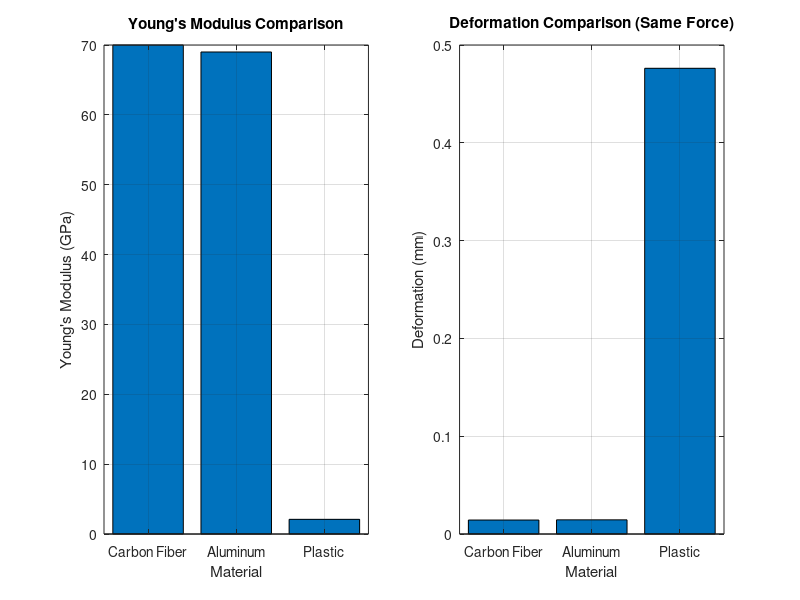
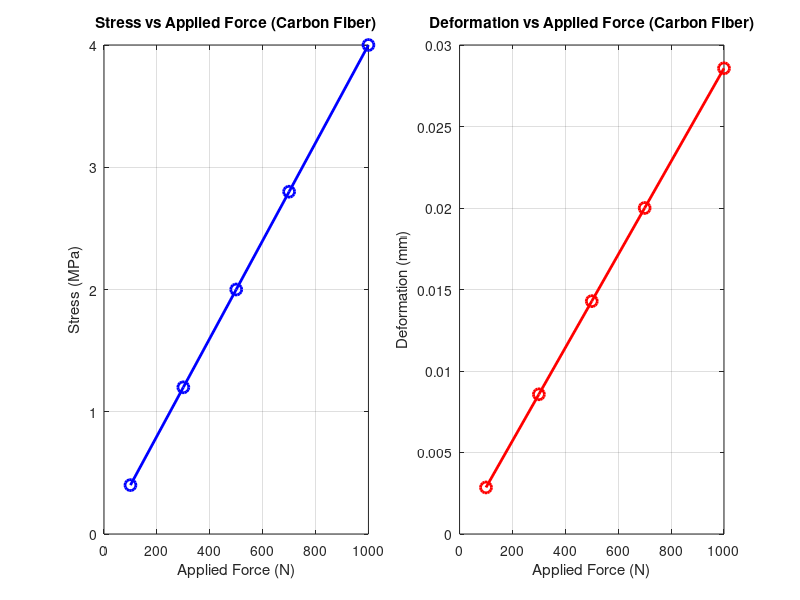
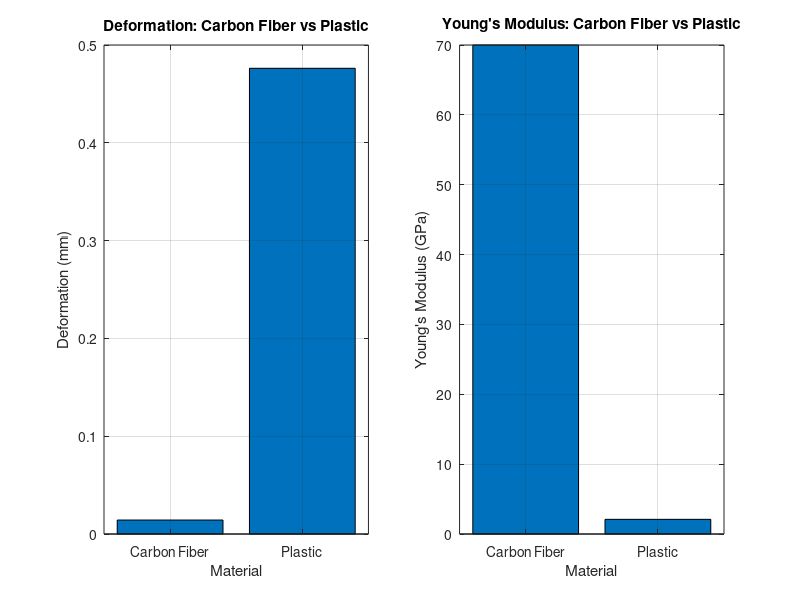
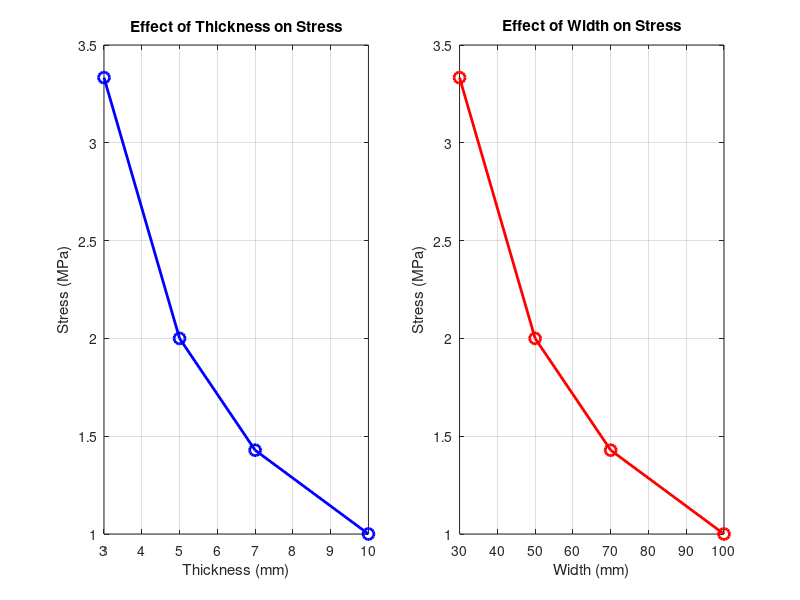

MATLAB code to generate these figures, in order:
% Enhanced MATLAB Script for Material Properties Simulation
% This script answers all analysis questions systematically

clc; clear; close all;

%% Material Properties Definition
% Carbon Fiber
density_carbon = 1600; % kg/m^3
youngs_modulus_carbon = 70e9; % Pa
tensile_strength_carbon = 500e6; % Pa

% Aluminum
density_aluminum = 2700; % kg/m^3
youngs_modulus_aluminum = 69e9; % Pa
tensile_strength_aluminum = 310e6; % Pa

% Plastic (ABS)
density_plastic = 1020; % kg/m^3
youngs_modulus_plastic = 2.1e9; % Pa
tensile_strength_plastic = 40e6; % Pa

%% Base Configuration
length_base = 0.5; % meters
width_base = 0.05; % meters
thickness_base = 0.005; % meters
force_base = 500; % N

% ========================================================================
%% QUESTION 1: Effect of Young's Modulus on Deformation
% ========================================================================
fprintf('=== QUESTION 1: Effect of Young''s Modulus on Deformation ===\n\n');

materials = {'Carbon Fiber', 'Aluminum', 'Plastic'};
youngs_moduli = [youngs_modulus_carbon, youngs_modulus_aluminum, youngs_modulus_plastic];
tensile_strengths = [tensile_strength_carbon, tensile_strength_aluminum, tensile_strength_plastic];

cross_section_area = width_base * thickness_base;
stress_q1 = force_base / cross_section_area;

deformations_q1 = zeros(1, 3);

for i = 1:3
    strain = stress_q1 / youngs_moduli(i);
    deformations_q1(i) = strain * length_base;
    fprintf('%s:\n', materials{i});
    fprintf('  Young''s Modulus: %.2e Pa\n', youngs_moduli(i));
    fprintf('  Stress: %.2e Pa\n', stress_q1);
    fprintf('  Strain: %.6f\n', strain);
    fprintf('  Deformation: %.6f m (%.4f mm)\n\n', deformations_q1(i), deformations_q1(i)*1000);
end

% Plot for Question 1
figure('Position', [100, 100, 1200, 500]);
subplot(1,2,1);
bar(youngs_moduli/1e9);
set(gca, 'xticklabel', materials);
title('Young''s Modulus Comparison');
xlabel('Material');
ylabel('Young''s Modulus (GPa)');
grid on;

subplot(1,2,2);
bar(deformations_q1*1000);
set(gca, 'xticklabel', materials);
title('Deformation Comparison (Same Force)');
xlabel('Material');
ylabel('Deformation (mm)');
grid on;

fprintf('ANSWER Q1: Materials with HIGHER Young''s Modulus deform LESS.\n');
fprintf('Stiffness is inversely proportional to deformation.\n\n');

% ========================================================================
%% QUESTION 2: Effect of Applied Force on Stress and Deformation
% ========================================================================
fprintf('=== QUESTION 2: Effect of Applied Force on Stress and Deformation ===\n\n');

forces = [100, 300, 500, 700, 1000]; % N
material_select = 'Carbon Fiber'; % Using Carbon Fiber for this analysis
E_selected = youngs_modulus_carbon;

stresses_q2 = zeros(size(forces));
deformations_q2 = zeros(size(forces));

for i = 1:length(forces)
    stresses_q2(i) = forces(i) / cross_section_area;
    strain = stresses_q2(i) / E_selected;
    deformations_q2(i) = strain * length_base;
    fprintf('Force = %d N:\n', forces(i));
    fprintf('  Stress: %.2e Pa\n', stresses_q2(i));
    fprintf('  Deformation: %.6f m (%.4f mm)\n\n', deformations_q2(i), deformations_q2(i)*1000);
end

% Plot for Question 2
figure('Position', [100, 100, 1200, 500]);
subplot(1,2,1);
plot(forces, stresses_q2/1e6, 'b-o', 'LineWidth', 2, 'MarkerSize', 8);
title(['Stress vs Applied Force (', material_select, ')']);
xlabel('Applied Force (N)');
ylabel('Stress (MPa)');
grid on;

subplot(1,2,2);
plot(forces, deformations_q2*1000, 'r-o', 'LineWidth', 2, 'MarkerSize', 8);
title(['Deformation vs Applied Force (', material_select, ')']);
xlabel('Applied Force (N)');
ylabel('Deformation (mm)');
grid on;

fprintf('ANSWER Q2: Both stress and deformation increase LINEARLY with applied force.\n');
fprintf('Doubling the force doubles both stress and deformation.\n\n');

% ========================================================================
%% QUESTION 3: Carbon Fiber vs Plastic Comparison
% ========================================================================
fprintf('=== QUESTION 3: Carbon Fiber vs Plastic Comparison ===\n\n');

% Compare Carbon Fiber and Plastic
materials_q3 = {'Carbon Fiber', 'Plastic'};
E_q3 = [youngs_modulus_carbon, youngs_modulus_plastic];

stress_q3 = force_base / cross_section_area;
deformations_q3 = zeros(1, 2);

for i = 1:2
    strain = stress_q3 / E_q3(i);
    deformations_q3(i) = strain * length_base;
    fprintf('%s:\n', materials_q3{i});
    fprintf('  Young''s Modulus: %.2e Pa\n', E_q3(i));
    fprintf('  Deformation: %.6f m (%.4f mm)\n', deformations_q3(i), deformations_q3(i)*1000);
    fprintf('  Stiffness Ratio: %.2f\n\n', E_q3(1)/E_q3(i));
end

ratio = deformations_q3(2) / deformations_q3(1);
fprintf('Plastic deforms %.2f times MORE than Carbon Fiber\n\n', ratio);

% Plot for Question 3
figure('Position', [100, 100, 1200, 500]);
subplot(1,2,1);
bar(deformations_q3*1000);
set(gca, 'xticklabel', materials_q3);
title('Deformation: Carbon Fiber vs Plastic');
xlabel('Material');
ylabel('Deformation (mm)');
grid on;

subplot(1,2,2);
bar(E_q3/1e9);
set(gca, 'xticklabel', materials_q3);
title('Young''s Modulus: Carbon Fiber vs Plastic');
xlabel('Material');
ylabel('Young''s Modulus (GPa)');
grid on;

fprintf('ANSWER Q3: Carbon Fiber deforms MUCH LESS than Plastic.\n');
fprintf('Reason: Carbon Fiber has ~33x higher Young''s Modulus (70 GPa vs 2.1 GPa)\n\n');

% ========================================================================
%% QUESTION 4: Effect of Beam Dimensions (Thickness and Width)
% ========================================================================
fprintf('=== QUESTION 4: Effect of Beam Dimensions on Stress ===\n\n');

% Using Carbon Fiber for this analysis
E_q4 = youngs_modulus_carbon;

% Varying thickness
thicknesses = [0.003, 0.005, 0.007, 0.010]; % meters
stresses_thickness = zeros(size(thicknesses));
deformations_thickness = zeros(size(thicknesses));

fprintf('--- Effect of Thickness (Width = %.3f m) ---\n', width_base);
for i = 1:length(thicknesses)
    area = width_base * thicknesses(i);
    stresses_thickness(i) = force_base / area;
    strain = stresses_thickness(i) / E_q4;
    deformations_thickness(i) = strain * length_base;
    fprintf('Thickness = %.3f m: Stress = %.2e Pa, Deformation = %.4f mm\n', ...
        thicknesses(i), stresses_thickness(i), deformations_thickness(i)*1000);
end
fprintf('\n');

% Varying width
widths = [0.03, 0.05, 0.07, 0.10]; % meters
stresses_width = zeros(size(widths));
deformations_width = zeros(size(widths));

fprintf('--- Effect of Width (Thickness = %.3f m) ---\n', thickness_base);
for i = 1:length(widths)
    area = widths(i) * thickness_base;
    stresses_width(i) = force_base / area;
    strain = stresses_width(i) / E_q4;
    deformations_width(i) = strain * length_base;
    fprintf('Width = %.3f m: Stress = %.2e Pa, Deformation = %.4f mm\n', ...
        widths(i), stresses_width(i), deformations_width(i)*1000);
end
fprintf('\n');

% Plot for Question 4
figure('Position', [100, 100, 1200, 500]);
subplot(1,2,1);
plot(thicknesses*1000, stresses_thickness/1e6, 'b-o', 'LineWidth', 2, 'MarkerSize', 8);
title('Effect of Thickness on Stress');
xlabel('Thickness (mm)');
ylabel('Stress (MPa)');
grid on;

subplot(1,2,2);
plot(widths*1000, stresses_width/1e6, 'r-o', 'LineWidth', 2, 'MarkerSize', 8);
title('Effect of Width on Stress');
xlabel('Width (mm)');
ylabel('Stress (MPa)');
grid on;

fprintf('ANSWER Q4: Increasing EITHER thickness OR width DECREASES stress.\n');
fprintf('Stress is inversely proportional to cross-sectional area (A = width × thickness)\n');
fprintf('Larger dimensions distribute the load better, reducing stress and deformation.\n\n');

% ========================================================================
%% Summary Visualization
% ========================================================================
figure('Position', [100, 100, 1000, 600]);
bar(tensile_strengths/1e6);
set(gca, 'xticklabel', materials);
title('Tensile Strength Comparison of Materials');
xlabel('Material');
ylabel('Tensile Strength (MPa)');
grid on;

fprintf('=== SUMMARY OF FINDINGS ===\n');
fprintf('1. Higher Young''s Modulus → Less Deformation (stiffer material)\n');
fprintf('2. Higher Applied Force → Proportionally Higher Stress & Deformation\n');
fprintf('3. Carbon Fiber is superior to Plastic (33x stiffer, deforms much less)\n');
fprintf('4. Larger cross-section (width/thickness) → Lower stress & deformation\n');